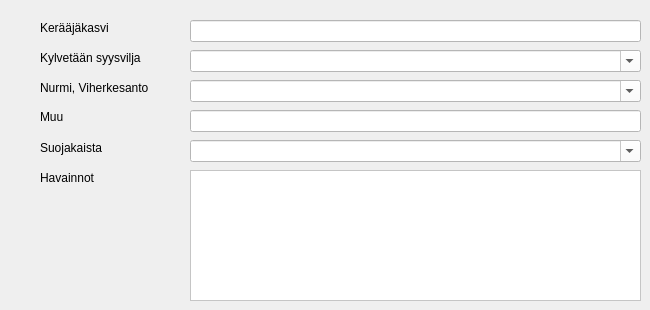
   <widget class="QWidget" name="tab_5">
    <attribute name="title">
     <string>Muut</string>
    </attribute>
    <widget class="QLabel" name="label_31">
     <property name="geometry">
      <rect>
       <x>40</x>
       <y>20</y>
       <width>101</width>
       <height>16</height>
      </rect>
     </property>
     <property name="text">
      <string>Kerääjäkasvi</string>
     </property>
    </widget>
    <widget class="QLabel" name="label_34">
     <property name="geometry">
      <rect>
       <x>40</x>
       <y>50</y>
       <width>121</width>
       <height>16</height>
      </rect>
     </property>
     <property name="text">
      <string>Kylvetään syysvilja</string>
     </property>
    </widget>
    <widget class="QLabel" name="label_37">
     <property name="geometry">
      <rect>
       <x>40</x>
       <y>80</y>
       <width>141</width>
       <height>16</height>
      </rect>
     </property>
     <property name="text">
      <string>Nurmi, Viherkesanto</string>
     </property>
    </widget>
    <widget class="QLabel" name="label_38">
     <property name="geometry">
      <rect>
       <x>40</x>
       <y>110</y>
       <width>59</width>
       <height>14</height>
      </rect>
     </property>
     <property name="text">
      <string>Muu</string>
     </property>
    </widget>
    <widget class="QLabel" name="label_39">
     <property name="geometry">
      <rect>
       <x>40</x>
       <y>140</y>
       <width>81</width>
       <height>16</height>
      </rect>
     </property>
     <property name="text">
      <string>Suojakaista</string>
     </property>
    </widget>
    <widget class="QLabel" name="label_40">
     <property name="geometry">
      <rect>
       <x>40</x>
       <y>170</y>
       <width>71</width>
       <height>16</height>
      </rect>
     </property>
     <property name="text">
      <string>Havainnot</string>
     </property>
    </widget>
    <widget class="QLineEdit" name="lineEdit_muut_keraajakasvi">
     <property name="geometry">
      <rect>
       <x>190</x>
       <y>20</y>
       <width>451</width>
       <height>22</height>
      </rect>
     </property>
     <property name="styleSheet">
      <string notr="true">background-color: rgb(255, 255, 255);</string>
     </property>
    </widget>
    <widget class="QComboBox" name="comboBox_muut_kynnetaan">
     <property name="geometry">
      <rect>
       <x>190</x>
       <y>50</y>
       <width>451</width>
       <height>22</height>
      </rect>
     </property>
     <property name="styleSheet">
      <string notr="true">background-color: rgb(255, 255, 255);
selection-background-color: rgb(85, 170, 255);</string>
     </property>
     <property name="editable">
      <bool>true</bool>
     </property>
     <item>
      <property name="text">
       <string/>
      </property>
     </item>
     <item>
      <property name="text">
       <string>Kyllä</string>
      </property>
     </item>
     <item>
      <property name="text">
       <string>Ei</string>
      </property>
     </item>
    </widget>
    <widget class="QComboBox" name="comboBox_muut_nurmi">
     <property name="geometry">
      <rect>
       <x>190</x>
       <y>80</y>
       <width>451</width>
       <height>22</height>
      </rect>
     </property>
     <property name="styleSheet">
      <string notr="true">background-color: rgb(255, 255, 255);
selection-background-color: rgb(85, 170, 255);</string>
     </property>
     <property name="editable">
      <bool>true</bool>
     </property>
     <item>
      <property name="text">
       <string/>
      </property>
     </item>
     <item>
      <property name="text">
       <string>Kyllä</string>
      </property>
     </item>
     <item>
      <property name="text">
       <string>Ei</string>
      </property>
     </item>
    </widget>
    <widget class="QLineEdit" name="lineEdit_muut_muut">
     <property name="geometry">
      <rect>
       <x>190</x>
       <y>110</y>
       <width>451</width>
       <height>22</height>
      </rect>
     </property>
     <property name="styleSheet">
      <string notr="true">background-color: rgb(255, 255, 255);</string>
     </property>
    </widget>
    <widget class="QComboBox" name="comboBox_muut_suojakaista">
     <property name="geometry">
      <rect>
       <x>190</x>
       <y>140</y>
       <width>451</width>
       <height>22</height>
      </rect>
     </property>
     <property name="styleSheet">
      <string notr="true">background-color: rgb(255, 255, 255);
selection-background-color: rgb(85, 170, 255);</string>
     </property>
     <property name="editable">
      <bool>true</bool>
     </property>
     <item>
      <property name="text">
       <string/>
      </property>
     </item>
     <item>
      <property name="text">
       <string>Kyllä</string>
      </property>
     </item>
     <item>
      <property name="text">
       <string>Ei</string>
      </property>
     </item>
    </widget>
    <widget class="QTextEdit" name="textEdit_muut_havainnot">
     <property name="geometry">
      <rect>
       <x>190</x>
       <y>170</y>
       <width>451</width>
       <height>131</height>
      </rect>
     </property>
     <property name="styleSheet">
      <string notr="true">background-color: rgb(255, 255, 255);</string>
     </property>
    </widget>
   </widget>
